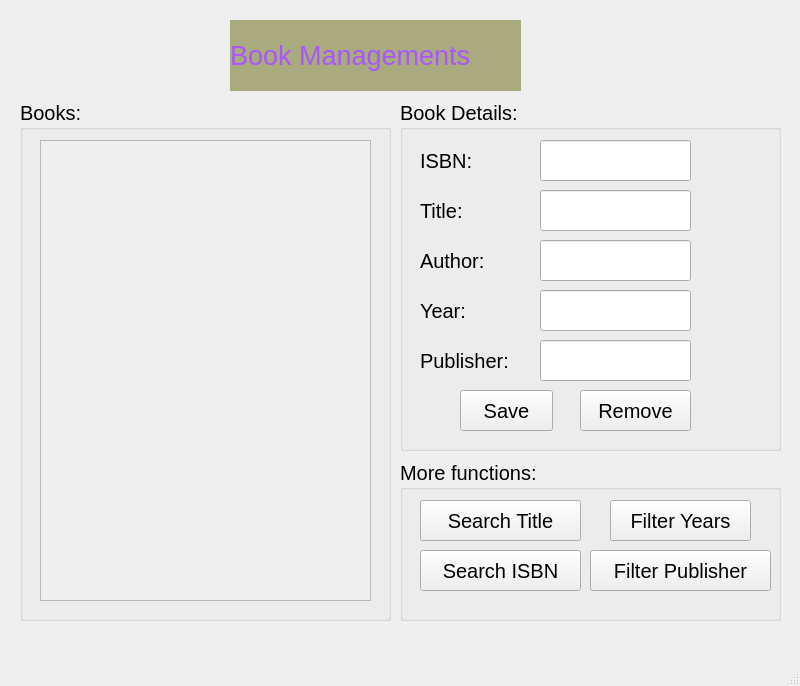
<?xml version="1.0" encoding="UTF-8"?>
<ui version="4.0">
 <class>MainWindow</class>
 <widget class="QMainWindow" name="MainWindow">
  <property name="geometry">
   <rect>
    <x>0</x>
    <y>0</y>
    <width>800</width>
    <height>686</height>
   </rect>
  </property>
  <property name="windowTitle">
   <string>MainWindow</string>
  </property>
  <widget class="QWidget" name="centralwidget">
   <widget class="QLabel" name="label">
    <property name="geometry">
     <rect>
      <x>230</x>
      <y>20</y>
      <width>291</width>
      <height>71</height>
     </rect>
    </property>
    <property name="font">
     <font>
      <pointsize>20</pointsize>
     </font>
    </property>
    <property name="styleSheet">
     <string notr="true">color: rgb(170, 85, 255);
background-color: rgb(170, 170, 127);</string>
    </property>
    <property name="text">
     <string>Book Managements</string>
    </property>
   </widget>
   <widget class="QGroupBox" name="groupBox">
    <property name="geometry">
     <rect>
      <x>20</x>
      <y>100</y>
      <width>371</width>
      <height>521</height>
     </rect>
    </property>
    <property name="font">
     <font>
      <pointsize>15</pointsize>
     </font>
    </property>
    <property name="title">
     <string>Books:</string>
    </property>
    <widget class="QScrollArea" name="scrollArea">
     <property name="geometry">
      <rect>
       <x>20</x>
       <y>40</y>
       <width>331</width>
       <height>461</height>
      </rect>
     </property>
     <property name="widgetResizable">
      <bool>true</bool>
     </property>
     <widget class="QWidget" name="scrollAreaWidgetContents">
      <property name="geometry">
       <rect>
        <x>0</x>
        <y>0</y>
        <width>329</width>
        <height>459</height>
       </rect>
      </property>
      <layout class="QVBoxLayout" name="verticalLayout_2">
       <item>
        <layout class="QVBoxLayout" name="verticalLayoutBook"/>
       </item>
      </layout>
     </widget>
    </widget>
   </widget>
   <widget class="QGroupBox" name="groupBox_2">
    <property name="geometry">
     <rect>
      <x>400</x>
      <y>100</y>
      <width>381</width>
      <height>351</height>
     </rect>
    </property>
    <property name="font">
     <font>
      <pointsize>15</pointsize>
     </font>
    </property>
    <property name="title">
     <string>Book Details:</string>
    </property>
    <widget class="QLabel" name="label_2">
     <property name="geometry">
      <rect>
       <x>20</x>
       <y>40</y>
       <width>91</width>
       <height>41</height>
      </rect>
     </property>
     <property name="text">
      <string>ISBN:</string>
     </property>
    </widget>
    <widget class="QLineEdit" name="lineEditISBN">
     <property name="geometry">
      <rect>
       <x>140</x>
       <y>40</y>
       <width>151</width>
       <height>41</height>
      </rect>
     </property>
    </widget>
    <widget class="QLineEdit" name="lineEditTitle">
     <property name="geometry">
      <rect>
       <x>140</x>
       <y>90</y>
       <width>151</width>
       <height>41</height>
      </rect>
     </property>
    </widget>
    <widget class="QLabel" name="label_3">
     <property name="geometry">
      <rect>
       <x>20</x>
       <y>90</y>
       <width>91</width>
       <height>41</height>
      </rect>
     </property>
     <property name="text">
      <string>Title:</string>
     </property>
    </widget>
    <widget class="QLineEdit" name="lineEditAuthor">
     <property name="geometry">
      <rect>
       <x>140</x>
       <y>140</y>
       <width>151</width>
       <height>41</height>
      </rect>
     </property>
    </widget>
    <widget class="QLabel" name="label_4">
     <property name="geometry">
      <rect>
       <x>20</x>
       <y>140</y>
       <width>91</width>
       <height>41</height>
      </rect>
     </property>
     <property name="text">
      <string>Author:</string>
     </property>
    </widget>
    <widget class="QLineEdit" name="lineEditYear">
     <property name="geometry">
      <rect>
       <x>140</x>
       <y>190</y>
       <width>151</width>
       <height>41</height>
      </rect>
     </property>
    </widget>
    <widget class="QLabel" name="label_5">
     <property name="geometry">
      <rect>
       <x>20</x>
       <y>190</y>
       <width>91</width>
       <height>41</height>
      </rect>
     </property>
     <property name="text">
      <string>Year:</string>
     </property>
    </widget>
    <widget class="QLineEdit" name="lineEditPublisher">
     <property name="geometry">
      <rect>
       <x>140</x>
       <y>240</y>
       <width>151</width>
       <height>41</height>
      </rect>
     </property>
    </widget>
    <widget class="QLabel" name="label_6">
     <property name="geometry">
      <rect>
       <x>20</x>
       <y>240</y>
       <width>121</width>
       <height>41</height>
      </rect>
     </property>
     <property name="text">
      <string>Publisher:</string>
     </property>
    </widget>
    <widget class="QPushButton" name="pushButtonSave">
     <property name="geometry">
      <rect>
       <x>60</x>
       <y>290</y>
       <width>93</width>
       <height>41</height>
      </rect>
     </property>
     <property name="text">
      <string>Save</string>
     </property>
    </widget>
    <widget class="QPushButton" name="pushButtonRemove">
     <property name="geometry">
      <rect>
       <x>180</x>
       <y>290</y>
       <width>111</width>
       <height>41</height>
      </rect>
     </property>
     <property name="text">
      <string>Remove</string>
     </property>
    </widget>
   </widget>
   <widget class="QGroupBox" name="groupBox_3">
    <property name="geometry">
     <rect>
      <x>400</x>
      <y>460</y>
      <width>381</width>
      <height>161</height>
     </rect>
    </property>
    <property name="font">
     <font>
      <pointsize>15</pointsize>
     </font>
    </property>
    <property name="title">
     <string>More functions:</string>
    </property>
    <widget class="QPushButton" name="pushButtonSearchTitle">
     <property name="geometry">
      <rect>
       <x>20</x>
       <y>40</y>
       <width>161</width>
       <height>41</height>
      </rect>
     </property>
     <property name="text">
      <string>Search Title</string>
     </property>
    </widget>
    <widget class="QPushButton" name="pushButtonSearchISBN">
     <property name="geometry">
      <rect>
       <x>20</x>
       <y>90</y>
       <width>161</width>
       <height>41</height>
      </rect>
     </property>
     <property name="text">
      <string>Search ISBN</string>
     </property>
    </widget>
    <widget class="QPushButton" name="pushButtonFilterYears">
     <property name="geometry">
      <rect>
       <x>210</x>
       <y>40</y>
       <width>141</width>
       <height>41</height>
      </rect>
     </property>
     <property name="text">
      <string>Filter Years</string>
     </property>
    </widget>
    <widget class="QPushButton" name="pushButtonFilterPublisher">
     <property name="geometry">
      <rect>
       <x>190</x>
       <y>90</y>
       <width>181</width>
       <height>41</height>
      </rect>
     </property>
     <property name="text">
      <string>Filter Publisher</string>
     </property>
    </widget>
   </widget>
  </widget>
  <widget class="QMenuBar" name="menubar">
   <property name="geometry">
    <rect>
     <x>0</x>
     <y>0</y>
     <width>800</width>
     <height>26</height>
    </rect>
   </property>
  </widget>
  <widget class="QStatusBar" name="statusbar"/>
 </widget>
 <resources/>
 <connections/>
</ui>
